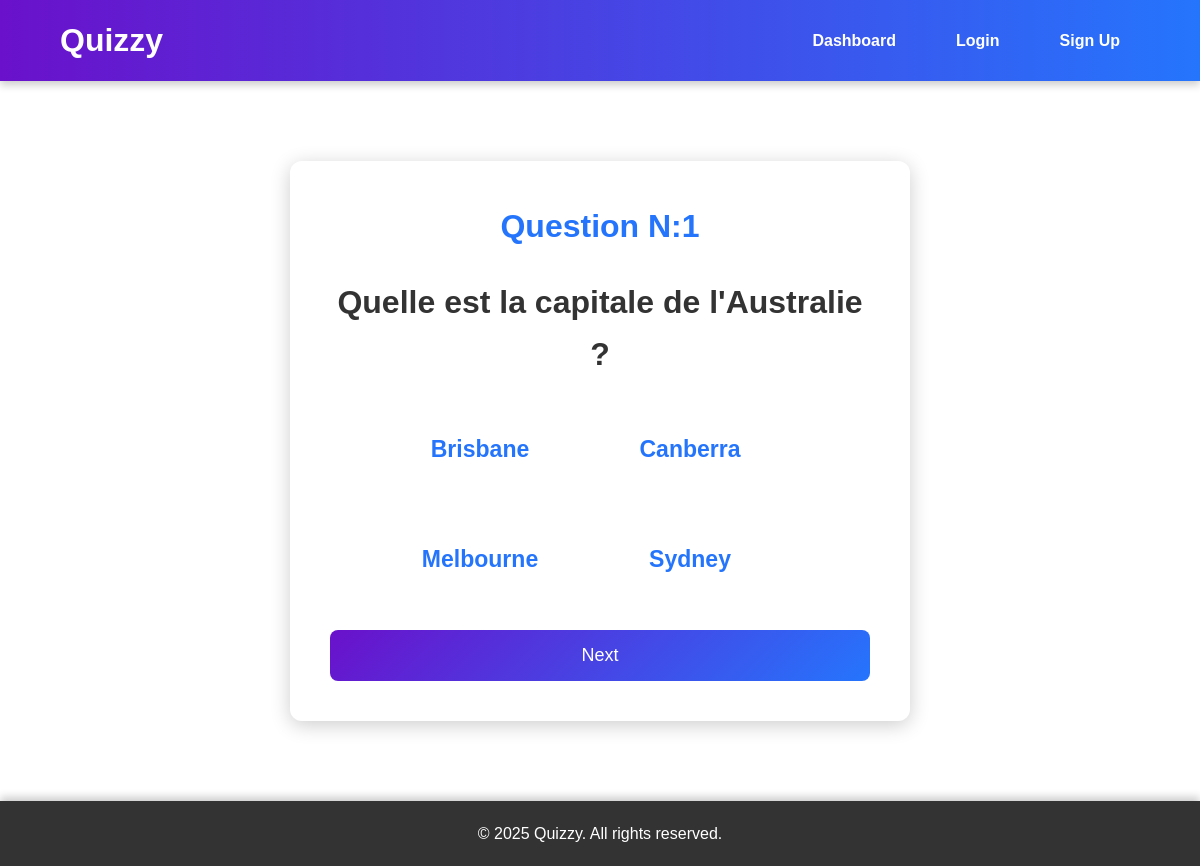
The page /quiz1/ on the database as committed earlier.
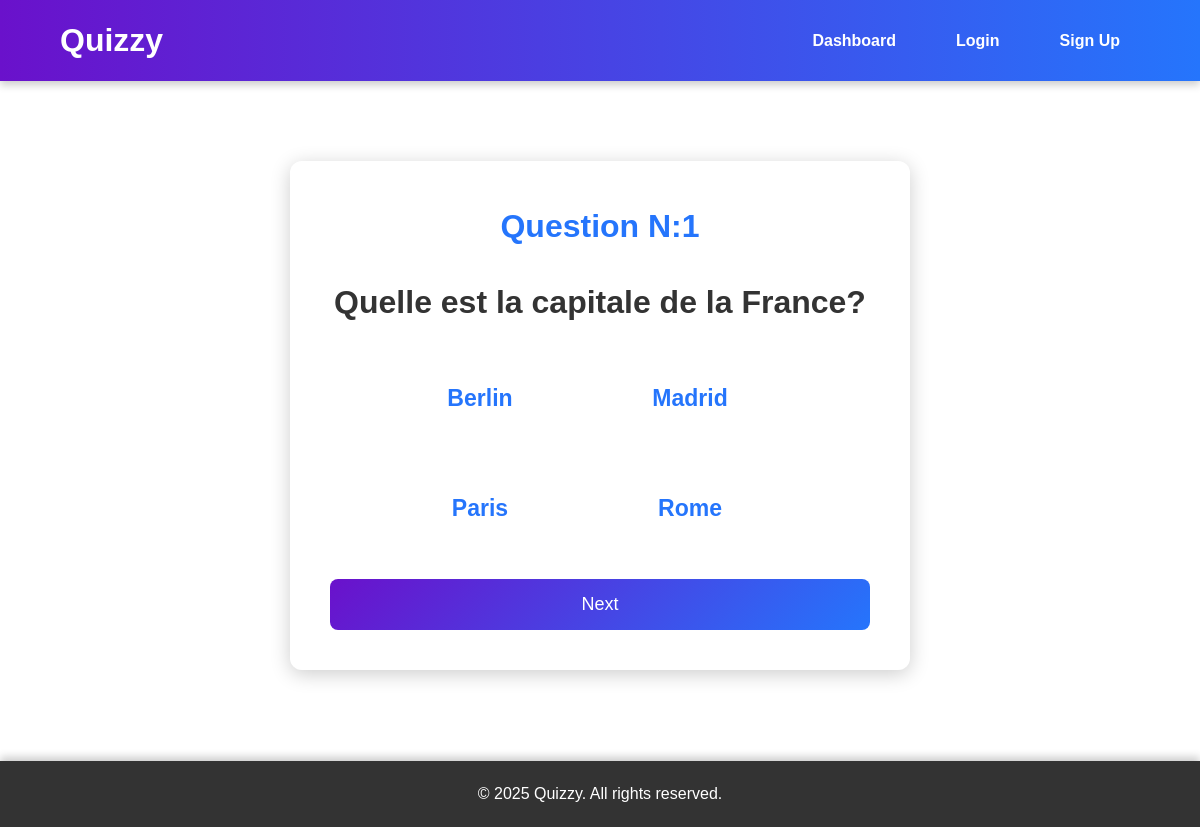
The same page on the database as committed later.
### quizapp/models.py (models this page shows, shortened)
class Question1(models.Model):
    question_text = models.CharField(max_length=255)
    answer_1 = models.CharField(max_length=255)
    answer_2 = models.CharField(max_length=255)
    answer_3 = models.CharField(max_length=255)
    answer_4 = models.CharField(max_length=255)
    correct_answer = models.CharField(max_length=255)

### quizapp/views.py (the view, shortened to what this page needs)
# urls.py: path("quiz1/", views.quiz1, name='quiz1'),
def quiz1(request):
    questions = Question1.objects.all()
    current_index = request.session.get('current_question', 0)
    history = request.session.get('quiz_history', [])
    if current_index < len(questions):
        question = questions[current_index]
        form = QuizForm(question)
        return render(request, 'quiz1.html', {'form': form, 'current_index':current_index+1})

### quizapp/templates/quiz1.html (shortened to what this page needs)
{% extends 'base.html' %}
{% block content %}
<div class="question-container">
    <div class="question-card">
    <h1>Question N:{{current_index}}</h1>
    <form method="POST" novalidate>
        {% for field in form %}
            <div>
                <label class="qlabel" for="{{ field.id_for_label }}">{{ field.label }}</label>
               {% if field.field.widget.input_type == 'radio' %}
                    <div class="radio-group">
                        {% for choice in field.field.choices %}
                            <div class="radio">
                                <label for="{{ field.id_for_label }}_{{ forloop.counter }}">{{ choice.1 }}</label>
                            </div>
                        {% endfor %}
                    </div>
                {% else %}
                    {{ field }}
                {% endif %}
            </div>
        {% endfor %}
        <button type="submit" class="btn-primary">Next</button>
    </form>
{% endblock %}

### quizapp/templates/base.html (shortened to what this page needs)
{%load static%}
<!DOCTYPE html>
<html lang="en">
<head>
    <link rel="stylesheet" href="{% static 'css/styles.css' %}">
</head>
<body>
    <header>
        <nav>
            <div class="logo">
                <a href="/">Quizzy</a>
            </div>
            <ul class="nav-links">
                {% if user.is_superuser %}
                    <li><a href="/admin/">Admin Dashboard</a></li>
                    <li><a href="{% url 'profile'%}">Profile</a></li>
                    <li><a href="{% url 'signout'%}">Sign out</a></li>
                {% elif user.is_authenticated %}
                    <li><a href="{% url 'dashboard'%}">Dashboard</a></li>
                    <li><a href="{% url 'profile'%}">Profile</a></li>
                    <li><a href="{% url 'signout'%}">Sign out</a></li>
                {% else %}
                    <li><a href="{% url 'dashboard'%}">Dashboard</a></li>
                    <li><a href="{%url 'signin'%}">Login</a></li>
                    <li><a href="{%url 'signup'%}">Sign Up</a></li>
                {% endif %}
            </ul>
        </nav>
    </header>
    <main>
        {% block content %}
        {% endblock %}
    </main>
    <footer>
        <p>&copy; 2025 Quizzy. All rights reserved.</p>
    </footer>
</body>
</html>

### quizapp/static/css/styles.css (style rules this page uses)
* { margin: 0; padding: 0; box-sizing: border-box; }
html, body { overflow: auto; }
body { touch-action: manipulation; }
body { font-family: Arial, sans-serif; line-height: 1.6; color: #333; background-image: url('../resources/bg.jpg'); background-size: cover; background-position: center; min-height: 100vh; margin: 0; padding: 0; width: 100%; }
header { background: linear-gradient(to right, #6a11cb, #2575fc); color: #fff; padding: 15px 5%; position: sticky; top: 0; z-index: 1000; box-shadow: 0 4px 8px rgba(0, 0, 0, 0.2); width: 100%; }
header nav { display: flex; justify-content: space-between; align-items: center; width: 100%; }
header .logo a { font-size: 2rem; font-weight: bold; text-decoration: none; color: #fff; }
header .nav-links { list-style: none; display: flex; gap: 20px; margin: 0; padding: 0; }
header .nav-links li { display: inline; }
header .nav-links a { text-decoration: none; color: #fff; font-weight: bold; padding: 10px 20px; border-radius: 8px; transition: background 0.3s ease; }
main { padding: 40px 5%; min-height: calc(100vh - 120px); width: 100%; box-sizing: border-box; }
footer { background: #333; color: #fff; text-align: center; padding: 20px 0; position: relative; bottom: 0; width: 100%; box-shadow: 0 -4px 8px rgba(0, 0, 0, 0.2); }
footer p { margin: 0; font-size: 1rem; }
.login-container, .signup-container , .profile-container, .quiz-container , .question-container, .resulte-container { width: 100%; max-width: 700px; margin: auto; padding: 40px; }
.login-card, .signup-card , .profile-card, .quiz-card , .question-card, .resulte-card { background: #ffffff3f; backdrop-filter: blur(6px); padding: 40px; border-radius: 12px; box-shadow: 0 4px 20px rgba(0, 0, 0, 0.2); text-align: center; }
.login-card h1, .signup-card h1 , .quiz-card h1 , .question-card h1 { margin-bottom: 25px; color: #2575fc; font-size: 2rem; }
.btn-primary { background: linear-gradient(135deg, #6a11cb, #2575fc); color: #fff; padding: 15px 30px; border: none; border-radius: 8px; font-size: 18px; cursor: pointer; width: 100%; }
.question-card .qlabel { font-size: 2rem; font-weight: 800; }
.radio-group { display: flex; flex-wrap: wrap; gap: 30px; margin:30px 60px ; }
.radio, .radio label { width: 180px; height:80px; font-size: larger; font-weight: bold; color: #2575fc; background-color:#ffffff ; display: flex; align-items: center; justify-content: center; border-radius: 20px; }

Rows that differ between the two databases and show on the page:
removed Question1: label "Quelle est la capitale de l'Australie ?", answer_1 "Brisbane" "Canberra" "Melbourne" "Sydney"
added Question1: label "Quelle est la capitale de la France?", answer_1 "Berlin" "Madrid" "Paris" "Rome"
